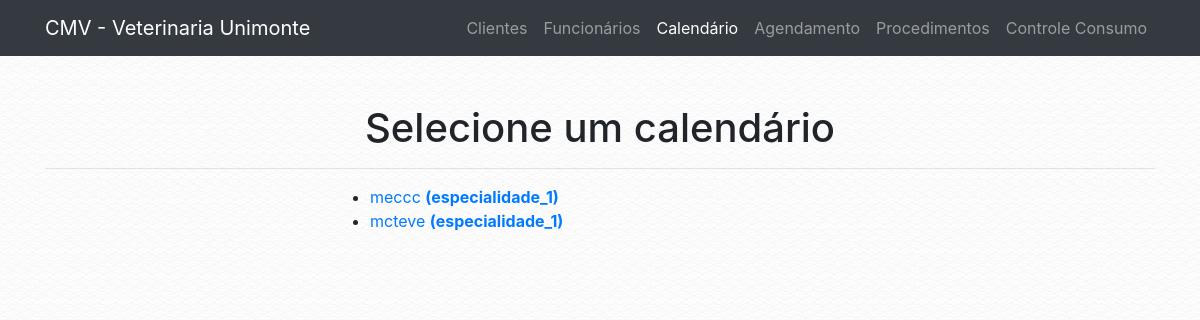
/calendario_select.php, run on an earlier commit of the app's database.
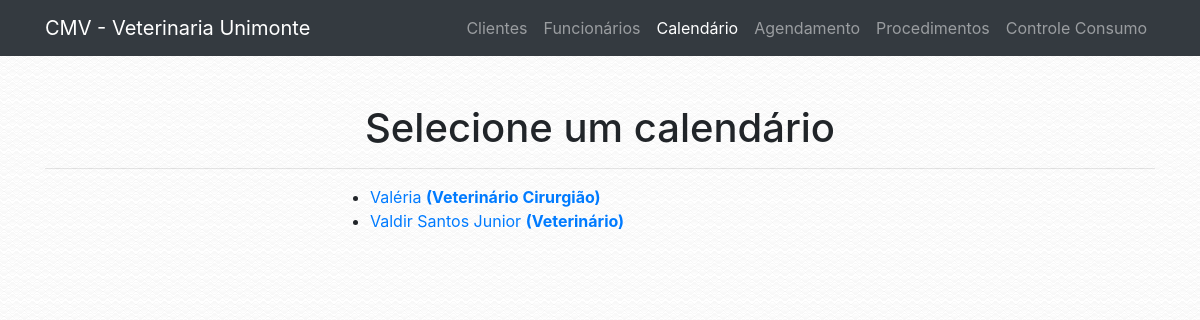
And on a later commit of the database.
### tables this page shows
CREATE TABLE `tab_funcionario` (
  `COD_FUNCIONARIO` int(13) NOT NULL,
  `COD_ESPECIALIDADE` int(13) NOT NULL,
  `NOME_FUNCIONARIO` varchar(100) NOT NULL,
  `CPF` varchar(30) NOT NULL,
  `RG` varchar(30) NOT NULL,
  `TELEFONE` varchar(30) NOT NULL,
  `TIPO` varchar(100) NOT NULL,
  `EMAIL` varchar(100) NOT NULL,
  `CADASTRO` timestamp NOT NULL DEFAULT CURRENT_TIMESTAMP
);

CREATE TABLE `tab_especialidade` (
  `COD_ESPECIALIDADE` int(13) NOT NULL,
  `DESCRICAO` varchar(200) NOT NULL
);

### conf/database.php (called while the page is built)
<?php
$conf = array(
        "server" => "localhost",
        "db_name" => "bd_veterinaria",
        "db_user" => "root",
        "db_password" => "root"
);
?>

### classes/dbconnect.php (called while the page is built, shortened)
<?php
class DbConnect {
    public function __construct() {
        $this->tbl_funcionario = "tab_funcionario";
        $this->tbl_especialidade = "tab_especialidade";
        if (file_exists('./conf/database.php')) {
            require './conf/database.php';
        } else {
            require '../conf/database.php';
        }
        $host = $conf['server'];
        $db_name = $conf['db_name'];
        $username = $conf['db_user'];
        $password = $conf['db_password'];
        try {
            $this->conn = new \PDO('mysql:host='.$host.';dbname='.$db_name.';charset=utf8', $username, $password);
        } catch (\PDOException $e) {
            die($e->getMessage());
        }
    }
}

### classes/funcionario.php (called while the page is built, shortened)
<?php
class Funcionario extends DbConnect{
    public static function obter_funcionarios(): array {
        $db = new DbConnect;
        $tbl_funcionario = $db->tbl_funcionario;
        try {
            $stmt = $db->conn->prepare("SELECT * FROM $tbl_funcionario");
            $stmt->execute();
            $result = $stmt->fetchAll(\PDO::FETCH_ASSOC);
            $result['status'] = true;
        } catch (\PDOExcepton $e) {
            $result['status'] = false;
            $result['message'] = "Error: " . $e->getMessage();
        }
        return $result;
    }
}

### classes/especialidade.php (called while the page is built, shortened)
<?php
class Especialidade extends DbConnect{
    public static function obter_especialidade(int $cod_especialidade): string {
        $db = new DbConnect;
        $tbl_especialidade = $db->tbl_especialidade;
        try {
            $stmt = $db->conn->prepare("SELECT DESCRICAO FROM $tbl_especialidade WHERE COD_ESPECIALIDADE = :code LIMIT 1");
            $stmt->bindParam(":code", $cod_especialidade, \PDO::PARAM_INT);
            $stmt->execute();
            $result = $stmt->fetch(\PDO::FETCH_ASSOC);
            return $result['DESCRICAO'];
        } catch (\PDOExcepton $e) {
            return "Error: " . $e->getMessage();
        }
    }
}

### calendario_select.php (the view, shortened to what this page needs)
<!DOCTYPE html>
<html lang="en">
  <head>
    <?php
    require 'includes/global.php';
    ?>
  </head>
  <body>
    <?php
    require 'includes/header.php';
    ?>
    <div class="container">
      <div class="row">
        <div class="col-lg-12">
            <br>
            <br>
            <h1 class="text-center">Selecione um calendário</h1>
            <hr>
			</div>
			<div class="col-lg-3"></div>
			<div class="col-lg-9">
            <ul>
      <?php
      foreach (VeterinariaUnimonte\Funcionario::obter_funcionarios() as $funcionario) {
      if (isset($funcionario['COD_FUNCIONARIO'])) {
			echo '<li><a href="calendario.php?id='.$funcionario['COD_FUNCIONARIO'].'">'.$funcionario['NOME_FUNCIONARIO'].' <b>('.VeterinariaUnimonte\Especialidade::obter_especialidade($funcionario['COD_ESPECIALIDADE']).')</b></a></li>';
      }
    }
      ?>
			</ul>
            <br>
            <br>
			</div>
			</div>
			</div>
	</body>
</html>

What changed in the data, as far as the page shows it:
changed tab_funcionario: NOME_FUNCIONARIO "meccc" → "Valéria"; COD_ESPECIALIDADE.DESCRICAO "especialidade_1" → "Veterinário Cirurgião"
changed tab_funcionario: NOME_FUNCIONARIO "mcteve" → "Valdir Santos Junior"; COD_ESPECIALIDADE.DESCRICAO "especialidade_1" → "Veterinário"
